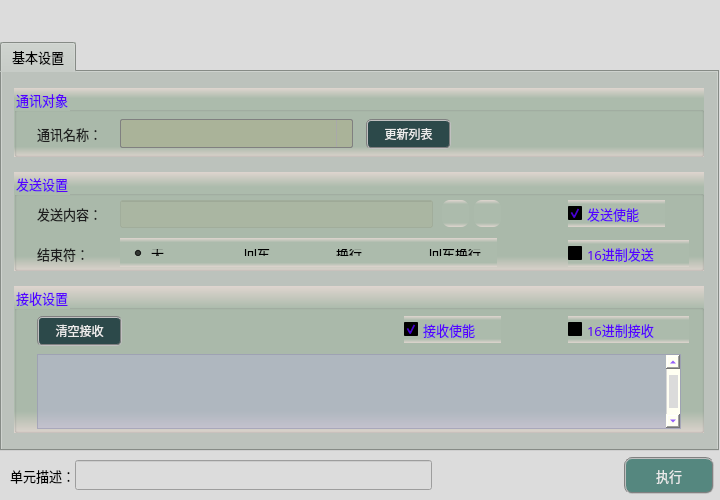
<?xml version="1.0" encoding="UTF-8"?>
<ui version="4.0">
 <class>frmSocketTcpServerClass</class>
 <widget class="QDialog" name="frmSocketTcpServerClass">
  <property name="geometry">
   <rect>
    <x>0</x>
    <y>0</y>
    <width>720</width>
    <height>500</height>
   </rect>
  </property>
  <property name="sizePolicy">
   <sizepolicy hsizetype="Fixed" vsizetype="Fixed">
    <horstretch>0</horstretch>
    <verstretch>0</verstretch>
   </sizepolicy>
  </property>
  <property name="minimumSize">
   <size>
    <width>720</width>
    <height>500</height>
   </size>
  </property>
  <property name="maximumSize">
   <size>
    <width>720</width>
    <height>500</height>
   </size>
  </property>
  <property name="windowTitle">
   <string>TCP/IP通信</string>
  </property>
  <property name="styleSheet">
   <string notr="true">background-color: rgb(220, 220, 220);</string>
  </property>
  <layout class="QGridLayout" name="gridLayout">
   <property name="leftMargin">
    <number>0</number>
   </property>
   <property name="topMargin">
    <number>0</number>
   </property>
   <property name="rightMargin">
    <number>0</number>
   </property>
   <property name="bottomMargin">
    <number>0</number>
   </property>
   <property name="spacing">
    <number>1</number>
   </property>
   <item row="2" column="0">
    <spacer name="verticalSpacer_4">
     <property name="orientation">
      <enum>Qt::Vertical</enum>
     </property>
     <property name="sizeType">
      <enum>QSizePolicy::Fixed</enum>
     </property>
     <property name="sizeHint" stdset="0">
      <size>
       <width>20</width>
       <height>5</height>
      </size>
     </property>
    </spacer>
   </item>
   <item row="3" column="0" colspan="2">
    <layout class="QHBoxLayout" name="horizontalLayout">
     <property name="spacing">
      <number>0</number>
     </property>
     <property name="bottomMargin">
      <number>6</number>
     </property>
     <item>
      <spacer name="horizontalSpacer">
       <property name="orientation">
        <enum>Qt::Horizontal</enum>
       </property>
       <property name="sizeType">
        <enum>QSizePolicy::Fixed</enum>
       </property>
       <property name="sizeHint" stdset="0">
        <size>
         <width>10</width>
         <height>20</height>
        </size>
       </property>
      </spacer>
     </item>
     <item>
      <widget class="QLabel" name="label_3">
       <property name="sizePolicy">
        <sizepolicy hsizetype="Fixed" vsizetype="Fixed">
         <horstretch>0</horstretch>
         <verstretch>0</verstretch>
        </sizepolicy>
       </property>
       <property name="maximumSize">
        <size>
         <width>83</width>
         <height>25</height>
        </size>
       </property>
       <property name="font">
        <font>
         <family>微软雅黑</family>
         <pointsize>10</pointsize>
        </font>
       </property>
       <property name="styleSheet">
        <string notr="true">background-color: rgba(255, 255, 255, 0);</string>
       </property>
       <property name="text">
        <string>单元描述：</string>
       </property>
      </widget>
     </item>
     <item>
      <widget class="QLineEdit" name="txtDescribe">
       <property name="sizePolicy">
        <sizepolicy hsizetype="Fixed" vsizetype="Fixed">
         <horstretch>0</horstretch>
         <verstretch>0</verstretch>
        </sizepolicy>
       </property>
       <property name="minimumSize">
        <size>
         <width>357</width>
         <height>30</height>
        </size>
       </property>
       <property name="maximumSize">
        <size>
         <width>16777215</width>
         <height>30</height>
        </size>
       </property>
       <property name="font">
        <font>
         <family>微软雅黑</family>
         <pointsize>10</pointsize>
        </font>
       </property>
      </widget>
     </item>
     <item>
      <spacer name="horizontalSpacer_8">
       <property name="orientation">
        <enum>Qt::Horizontal</enum>
       </property>
       <property name="sizeHint" stdset="0">
        <size>
         <width>40</width>
         <height>20</height>
        </size>
       </property>
      </spacer>
     </item>
     <item>
      <widget class="QPushButton" name="btnExecute">
       <property name="minimumSize">
        <size>
         <width>90</width>
         <height>37</height>
        </size>
       </property>
       <property name="font">
        <font>
         <family>微软雅黑</family>
         <pointsize>10</pointsize>
        </font>
       </property>
       <property name="styleSheet">
        <string notr="true">QWidget{ background-color: rgb(85, 135, 127);}
QWidget{ color: rgb(235, 235, 235);}
QWidget{ border: 2px groove gray;border-radius: 8px;padding: 2px 4px;}
QPushButton:hover{ background-color: rgb(85, 155, 127);}
QPushButton:pressed{background-color: rgb(85, 175, 127);}</string>
       </property>
       <property name="text">
        <string>执行</string>
       </property>
      </widget>
     </item>
     <item>
      <spacer name="horizontalSpacer_2">
       <property name="orientation">
        <enum>Qt::Horizontal</enum>
       </property>
       <property name="sizeType">
        <enum>QSizePolicy::Fixed</enum>
       </property>
       <property name="sizeHint" stdset="0">
        <size>
         <width>6</width>
         <height>20</height>
        </size>
       </property>
      </spacer>
     </item>
    </layout>
   </item>
   <item row="0" column="0">
    <spacer name="verticalSpacer_2">
     <property name="orientation">
      <enum>Qt::Vertical</enum>
     </property>
     <property name="sizeType">
      <enum>QSizePolicy::Fixed</enum>
     </property>
     <property name="sizeHint" stdset="0">
      <size>
       <width>20</width>
       <height>42</height>
      </size>
     </property>
    </spacer>
   </item>
   <item row="1" column="0">
    <widget class="QTabWidget" name="tabWidget">
     <property name="sizePolicy">
      <sizepolicy hsizetype="Expanding" vsizetype="Expanding">
       <horstretch>0</horstretch>
       <verstretch>0</verstretch>
      </sizepolicy>
     </property>
     <property name="minimumSize">
      <size>
       <width>0</width>
       <height>0</height>
      </size>
     </property>
     <property name="maximumSize">
      <size>
       <width>16777215</width>
       <height>16777215</height>
      </size>
     </property>
     <property name="font">
      <font>
       <family>微软雅黑</family>
       <pointsize>10</pointsize>
      </font>
     </property>
     <property name="styleSheet">
      <string notr="true">background-color: #bcc2bc;</string>
     </property>
     <property name="currentIndex">
      <number>0</number>
     </property>
     <widget class="QWidget" name="tab">
      <attribute name="title">
       <string>基本设置</string>
      </attribute>
      <widget class="QGroupBox" name="groupC">
       <property name="geometry">
        <rect>
         <x>12</x>
         <y>16</y>
         <width>690</width>
         <height>69</height>
        </rect>
       </property>
       <property name="font">
        <font>
         <family>微软雅黑</family>
         <pointsize>10</pointsize>
        </font>
       </property>
       <property name="styleSheet">
        <string notr="true">background-color: qlineargradient(x1:0, y1:0, x2:0, y2:1, stop:0 #dfd5cf, stop: 0.15 #acbbac, stop: 0.85 #acbbac,stop:1 #dfd5cf);
color: rgb(85, 0, 255);</string>
       </property>
       <property name="title">
        <string>通讯对象</string>
       </property>
       <widget class="QLabel" name="lblMsg">
        <property name="geometry">
         <rect>
          <x>268</x>
          <y>37</y>
          <width>299</width>
          <height>19</height>
         </rect>
        </property>
        <property name="font">
         <font>
          <family>微软雅黑</family>
          <pointsize>10</pointsize>
         </font>
        </property>
        <property name="styleSheet">
         <string notr="true">color: rgb(85, 85, 127);
background-color: rgba(0, 0, 0, 0);</string>
        </property>
        <property name="text">
         <string/>
        </property>
       </widget>
       <widget class="QLabel" name="label_8">
        <property name="geometry">
         <rect>
          <x>23</x>
          <y>36</y>
          <width>83</width>
          <height>19</height>
         </rect>
        </property>
        <property name="font">
         <font>
          <family>微软雅黑</family>
          <pointsize>10</pointsize>
         </font>
        </property>
        <property name="styleSheet">
         <string notr="true">color: rgb(30, 30, 30);
background-color: rgba(0, 0, 0, 0);</string>
        </property>
        <property name="text">
         <string>通讯名称：</string>
        </property>
       </widget>
       <widget class="QComboBox" name="comboCommName">
        <property name="geometry">
         <rect>
          <x>106</x>
          <y>31</y>
          <width>233</width>
          <height>29</height>
         </rect>
        </property>
        <property name="font">
         <font>
          <family>微软雅黑</family>
          <pointsize>10</pointsize>
         </font>
        </property>
        <property name="styleSheet">
         <string notr="true">QComboBox {
    border: 1px solid gray;
    border-radius: 2px;    
    color: rgb(0, 0, 200);
	background-color: rgba(170, 170, 127,100);
}
QComboBox::drop-down {
    subcontrol-origin: padding;
    subcontrol-position: top right;
    width: 15px; 
    border-left-width: 1px;
    border-left-color: darkgray;
    border-left-style: solid;
    border-top-right-radius: 3px;
    border-bottom-right-radius: 3px;
}

QComboBox::down-arrow {
    image: url(:/resource/down.png);
} 
QComboBox::down-arrow:on {
    top: 1px;
    left: 1px;
}</string>
        </property>
       </widget>
       <widget class="QPushButton" name="btnUpdata">
        <property name="geometry">
         <rect>
          <x>352</x>
          <y>31</y>
          <width>85</width>
          <height>30</height>
         </rect>
        </property>
        <property name="sizePolicy">
         <sizepolicy hsizetype="Fixed" vsizetype="Fixed">
          <horstretch>0</horstretch>
          <verstretch>0</verstretch>
         </sizepolicy>
        </property>
        <property name="minimumSize">
         <size>
          <width>60</width>
          <height>30</height>
         </size>
        </property>
        <property name="font">
         <font>
          <family>微软雅黑</family>
          <pointsize>9</pointsize>
         </font>
        </property>
        <property name="styleSheet">
         <string notr="true">QWidget{ background-color: rgba(9, 42, 47, 200);}
QWidget{ color: rgb(235, 235, 235);}
QWidget{ border: 2px groove gray;border-radius: 5px;padding: 2px 4px;}
QPushButton:hover{ background-color: rgb(9, 62, 52);}
QPushButton:pressed{background-color: rgb(9, 82, 72);}</string>
        </property>
        <property name="text">
         <string>更新列表</string>
        </property>
       </widget>
      </widget>
      <widget class="QGroupBox" name="groupC2">
       <property name="geometry">
        <rect>
         <x>12</x>
         <y>100</y>
         <width>690</width>
         <height>99</height>
        </rect>
       </property>
       <property name="font">
        <font>
         <family>微软雅黑</family>
         <pointsize>10</pointsize>
        </font>
       </property>
       <property name="styleSheet">
        <string notr="true">background-color: qlineargradient(x1:0, y1:0, x2:0, y2:1, stop:0 #dfd5cf, stop: 0.15 #acbbac, stop: 0.85 #acbbac,stop:1 #dfd5cf);
color: rgb(85, 0, 255);</string>
       </property>
       <property name="title">
        <string>发送设置</string>
       </property>
       <widget class="QPushButton" name="btnDelLinkContent">
        <property name="geometry">
         <rect>
          <x>460</x>
          <y>28</y>
          <width>27</width>
          <height>27</height>
         </rect>
        </property>
        <property name="toolTip">
         <string>删除发送内容链接</string>
        </property>
        <property name="styleSheet">
         <string notr="true">QWidget{ border:none;border-radius: 8px;padding: 2px 4px;}
QPushButton:hover{ background-color: rgba(226, 142, 162, 100);}
QPushButton:pressed{background-color: rgba(226, 172, 162, 200);}</string>
        </property>
        <property name="text">
         <string/>
        </property>
        <property name="icon">
         <iconset resource="sub_res.qrc">
          <normaloff>:/resource/del_link.png</normaloff>:/resource/del_link.png</iconset>
        </property>
        <property name="iconSize">
         <size>
          <width>27</width>
          <height>27</height>
         </size>
        </property>
       </widget>
       <widget class="QPushButton" name="btnLinkContent">
        <property name="geometry">
         <rect>
          <x>428</x>
          <y>28</y>
          <width>27</width>
          <height>27</height>
         </rect>
        </property>
        <property name="toolTip">
         <string>链接发送内容</string>
        </property>
        <property name="styleSheet">
         <string notr="true">QWidget{ border:none;border-radius: 8px;padding: 2px 4px;}
QPushButton:hover{ background-color: rgba(85, 150, 127, 100);}
QPushButton:pressed{background-color: rgba(85, 180, 127, 160);}</string>
        </property>
        <property name="text">
         <string/>
        </property>
        <property name="icon">
         <iconset resource="sub_res.qrc">
          <normaloff>:/resource/link.png</normaloff>:/resource/link.png</iconset>
        </property>
        <property name="iconSize">
         <size>
          <width>27</width>
          <height>27</height>
         </size>
        </property>
       </widget>
       <widget class="QLabel" name="label_4">
        <property name="geometry">
         <rect>
          <x>23</x>
          <y>32</y>
          <width>81</width>
          <height>19</height>
         </rect>
        </property>
        <property name="font">
         <font>
          <family>微软雅黑</family>
          <pointsize>10</pointsize>
         </font>
        </property>
        <property name="styleSheet">
         <string notr="true">color: rgb(30, 30, 30);
background-color: rgba(0, 0, 0, 0);</string>
        </property>
        <property name="text">
         <string>发送内容：</string>
        </property>
       </widget>
       <widget class="QLineEdit" name="txtLinkContent">
        <property name="geometry">
         <rect>
          <x>106</x>
          <y>28</y>
          <width>313</width>
          <height>28</height>
         </rect>
        </property>
        <property name="font">
         <font>
          <family>微软雅黑</family>
          <pointsize>10</pointsize>
         </font>
        </property>
        <property name="toolTip">
         <string>全局变量QString类型</string>
        </property>
        <property name="styleSheet">
         <string notr="true">color: rgb(0, 0, 200);
background-color: rgba(170, 170, 127,50);</string>
        </property>
        <property name="alignment">
         <set>Qt::AlignCenter</set>
        </property>
        <property name="readOnly">
         <bool>true</bool>
        </property>
       </widget>
       <widget class="QCheckBox" name="chkTcpHexSend">
        <property name="geometry">
         <rect>
          <x>554</x>
          <y>68</y>
          <width>121</width>
          <height>27</height>
         </rect>
        </property>
        <property name="sizePolicy">
         <sizepolicy hsizetype="Fixed" vsizetype="Fixed">
          <horstretch>0</horstretch>
          <verstretch>0</verstretch>
         </sizepolicy>
        </property>
        <property name="font">
         <font>
          <family>微软雅黑</family>
          <pointsize>10</pointsize>
         </font>
        </property>
        <property name="styleSheet">
         <string notr="true">QCheckBox{
    color: rgb(30, 30, 30);
	border-style: flat;
	background: transparent;
}
QCheckBox::indicator {
    width: 17px;
    height: 17px;    
}
QCheckBox::indicator::unchecked {
    image: url(:/resource/untick.png);
}
QCheckBox::indicator::checked {
    image: url(:/resource/tick.png);
};</string>
        </property>
        <property name="text">
         <string>16进制发送</string>
        </property>
        <property name="iconSize">
         <size>
          <width>22</width>
          <height>22</height>
         </size>
        </property>
       </widget>
       <widget class="QLabel" name="label_5">
        <property name="geometry">
         <rect>
          <x>23</x>
          <y>72</y>
          <width>81</width>
          <height>19</height>
         </rect>
        </property>
        <property name="font">
         <font>
          <family>微软雅黑</family>
          <pointsize>10</pointsize>
         </font>
        </property>
        <property name="styleSheet">
         <string notr="true">color: rgb(30, 30, 30);
background-color: rgba(0, 0, 0, 0);</string>
        </property>
        <property name="text">
         <string>结束符：</string>
        </property>
       </widget>
       <widget class="QWidget" name="horizontalLayoutWidget">
        <property name="geometry">
         <rect>
          <x>106</x>
          <y>66</y>
          <width>377</width>
          <height>29</height>
         </rect>
        </property>
        <layout class="QHBoxLayout" name="horizontalLayout_2">
         <property name="spacing">
          <number>22</number>
         </property>
         <item>
          <widget class="QRadioButton" name="radioEndNull">
           <property name="font">
            <font>
             <family>微软雅黑</family>
             <pointsize>10</pointsize>
            </font>
           </property>
           <property name="styleSheet">
            <string notr="true">background: transparent;
color: rgb(0, 0, 0);</string>
           </property>
           <property name="text">
            <string>无</string>
           </property>
           <property name="checked">
            <bool>true</bool>
           </property>
          </widget>
         </item>
         <item>
          <widget class="QRadioButton" name="radioEndEnter">
           <property name="font">
            <font>
             <family>微软雅黑</family>
             <pointsize>10</pointsize>
            </font>
           </property>
           <property name="styleSheet">
            <string notr="true">background: transparent;
color: rgb(0, 0, 0);</string>
           </property>
           <property name="text">
            <string>回车</string>
           </property>
          </widget>
         </item>
         <item>
          <widget class="QRadioButton" name="radioEndNewline">
           <property name="font">
            <font>
             <family>微软雅黑</family>
             <pointsize>10</pointsize>
            </font>
           </property>
           <property name="styleSheet">
            <string notr="true">background: transparent;
color: rgb(0, 0, 0);</string>
           </property>
           <property name="text">
            <string>换行</string>
           </property>
          </widget>
         </item>
         <item>
          <widget class="QRadioButton" name="radioEndEnterNewline">
           <property name="font">
            <font>
             <family>微软雅黑</family>
             <pointsize>10</pointsize>
            </font>
           </property>
           <property name="styleSheet">
            <string notr="true">background: transparent;
color: rgb(0, 0, 0);</string>
           </property>
           <property name="text">
            <string>回车换行</string>
           </property>
          </widget>
         </item>
        </layout>
       </widget>
       <widget class="QCheckBox" name="chkSendEnable">
        <property name="geometry">
         <rect>
          <x>554</x>
          <y>28</y>
          <width>97</width>
          <height>27</height>
         </rect>
        </property>
        <property name="sizePolicy">
         <sizepolicy hsizetype="Fixed" vsizetype="Fixed">
          <horstretch>0</horstretch>
          <verstretch>0</verstretch>
         </sizepolicy>
        </property>
        <property name="font">
         <font>
          <family>微软雅黑</family>
          <pointsize>10</pointsize>
         </font>
        </property>
        <property name="styleSheet">
         <string notr="true">QCheckBox{
    color: rgb(30, 30, 30);
	border-style: flat;
	background: transparent;
}
QCheckBox::indicator {
    width: 17px;
    height: 17px;    
}
QCheckBox::indicator::unchecked {
    image: url(:/resource/untick.png);
}
QCheckBox::indicator::checked {
    image: url(:/resource/tick.png);
};</string>
        </property>
        <property name="text">
         <string>发送使能</string>
        </property>
        <property name="iconSize">
         <size>
          <width>22</width>
          <height>22</height>
         </size>
        </property>
        <property name="checked">
         <bool>true</bool>
        </property>
       </widget>
      </widget>
      <widget class="QGroupBox" name="groupC3">
       <property name="geometry">
        <rect>
         <x>12</x>
         <y>214</y>
         <width>690</width>
         <height>147</height>
        </rect>
       </property>
       <property name="font">
        <font>
         <family>微软雅黑</family>
         <pointsize>10</pointsize>
        </font>
       </property>
       <property name="styleSheet">
        <string notr="true">background-color: qlineargradient(x1:0, y1:0, x2:0, y2:1, stop:0 #dfd5cf, stop: 0.15 #acbbac, stop: 0.85 #acbbac,stop:1 #dfd5cf);
color: rgb(85, 0, 255);</string>
       </property>
       <property name="title">
        <string>接收设置</string>
       </property>
       <widget class="QCheckBox" name="chkTcpHexReceive">
        <property name="geometry">
         <rect>
          <x>554</x>
          <y>30</y>
          <width>121</width>
          <height>27</height>
         </rect>
        </property>
        <property name="sizePolicy">
         <sizepolicy hsizetype="Fixed" vsizetype="Fixed">
          <horstretch>0</horstretch>
          <verstretch>0</verstretch>
         </sizepolicy>
        </property>
        <property name="font">
         <font>
          <family>微软雅黑</family>
          <pointsize>10</pointsize>
         </font>
        </property>
        <property name="styleSheet">
         <string notr="true">QCheckBox{
    color: rgb(30, 30, 30);
	border-style: flat;
	background: transparent;
}
QCheckBox::indicator {
    width: 17px;
    height: 17px;    
}
QCheckBox::indicator::unchecked {
    image: url(:/resource/untick.png);
}
QCheckBox::indicator::checked {
    image: url(:/resource/tick.png);
};</string>
        </property>
        <property name="text">
         <string>16进制接收</string>
        </property>
        <property name="iconSize">
         <size>
          <width>22</width>
          <height>22</height>
         </size>
        </property>
       </widget>
       <widget class="QPushButton" name="btnTcpClear">
        <property name="geometry">
         <rect>
          <x>23</x>
          <y>30</y>
          <width>85</width>
          <height>30</height>
         </rect>
        </property>
        <property name="font">
         <font>
          <family>微软雅黑</family>
         </font>
        </property>
        <property name="styleSheet">
         <string notr="true">QWidget{ background-color: rgba(9, 42, 47, 200);}
QWidget{ color: rgb(235, 235, 235);}
QWidget{ border: 2px groove gray;border-radius: 5px;padding: 2px 4px;}
QPushButton:hover{ background-color: rgb(9, 62, 52);}
QPushButton:pressed{background-color: rgb(9, 82, 72);}</string>
        </property>
        <property name="text">
         <string>清空接收</string>
        </property>
       </widget>
       <widget class="QTextEdit" name="txtTcpReceiveData">
        <property name="geometry">
         <rect>
          <x>23</x>
          <y>68</y>
          <width>644</width>
          <height>75</height>
         </rect>
        </property>
        <property name="styleSheet">
         <string notr="true">QTextEdit         
{
    background-color: rgba(180, 180, 215,120);    
    gridline-color: rgba(220, 220, 255,255);
    color: rgba(20, 20, 20,200);
}
QScrollBar:vertical{ 
		background:#FFFFF2;
		padding-top:20px;
		padding-bottom:20px;
		padding-left:2px;
		padding-right:2px;
		border-left:1px solid #d7d7d7;}
QScrollBar::handle:vertical{
		background:#dbdbdb;
		border-radius:6px;
		min-height:20px;}
QScrollBar::handle:vertical:hover{
		background:#d0d0d0;}
QScrollBar::add-line:vertical{
		background:url(:/resource/down.png) center no-repeat;}
QScrollBar::sub-line:vertical{
		background:url(:/resource/up.png) center no-repeat;}
QScrollBar:horizontal{ 
		background:#FFFFF2;
		padding-top:20px;
		padding-bottom:20px;
		padding-left:2px;
		padding-right:2px;
		border-left:1px solid #d7d7d7;}
QScrollBar::handle:horizontal{
		background:#dbdbdb;
		border-radius:6px;
		min-height:20px;}
QScrollBar::handle:horizontal:hover{
		background:#d0d0d0;}
QScrollBar::add-line:horizontal{
		background:url(:/resource/right.png) center no-repeat;}
QScrollBar::sub-line:horizontal{
		background:url(:/resource/left.png) center no-repeat;}</string>
        </property>
        <property name="verticalScrollBarPolicy">
         <enum>Qt::ScrollBarAlwaysOn</enum>
        </property>
       </widget>
       <widget class="QCheckBox" name="chkReceiveEnable">
        <property name="geometry">
         <rect>
          <x>390</x>
          <y>30</y>
          <width>97</width>
          <height>27</height>
         </rect>
        </property>
        <property name="sizePolicy">
         <sizepolicy hsizetype="Fixed" vsizetype="Fixed">
          <horstretch>0</horstretch>
          <verstretch>0</verstretch>
         </sizepolicy>
        </property>
        <property name="font">
         <font>
          <family>微软雅黑</family>
          <pointsize>10</pointsize>
         </font>
        </property>
        <property name="styleSheet">
         <string notr="true">QCheckBox{
    color: rgb(30, 30, 30);
	border-style: flat;
	background: transparent;
}
QCheckBox::indicator {
    width: 17px;
    height: 17px;    
}
QCheckBox::indicator::unchecked {
    image: url(:/resource/untick.png);
}
QCheckBox::indicator::checked {
    image: url(:/resource/tick.png);
};</string>
        </property>
        <property name="text">
         <string>接收使能</string>
        </property>
        <property name="iconSize">
         <size>
          <width>22</width>
          <height>22</height>
         </size>
        </property>
        <property name="checked">
         <bool>true</bool>
        </property>
       </widget>
      </widget>
     </widget>
    </widget>
   </item>
  </layout>
 </widget>
 <layoutdefault spacing="6" margin="11"/>
 <resources>
  <include location="sub_res.qrc"/>
  <include location="../SerialPort/sub_res.qrc"/>
 </resources>
 <connections/>
</ui>
